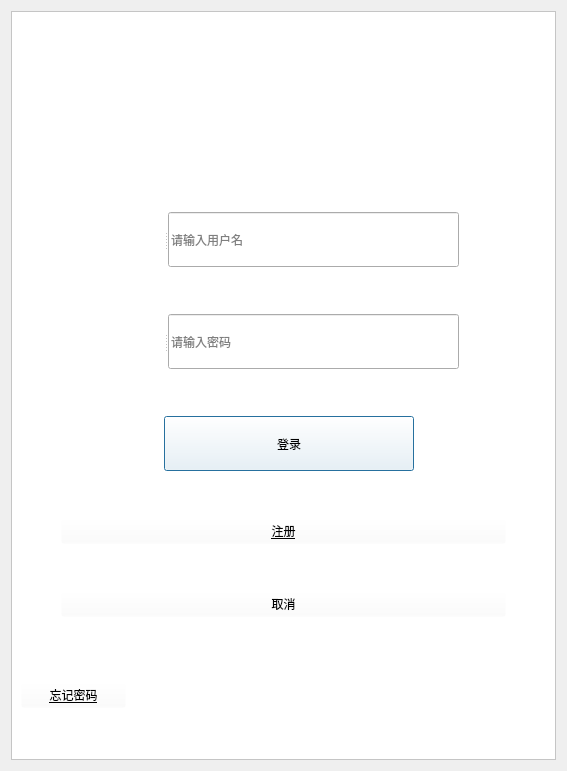
<?xml version="1.0" encoding="UTF-8"?>
<ui version="4.0">
 <class>DialogLogIn_ui</class>
 <widget class="QDialog" name="DialogLogIn_ui">
  <property name="geometry">
   <rect>
    <x>0</x>
    <y>0</y>
    <width>567</width>
    <height>771</height>
   </rect>
  </property>
  <property name="windowTitle">
   <string>Dialog</string>
  </property>
  <layout class="QHBoxLayout" name="horizontalLayout_7">
   <item>
    <widget class="QFrame" name="frame">
     <property name="styleSheet">
      <string notr="true">#frame{background-color: rgb(255, 255, 255);}</string>
     </property>
     <property name="frameShape">
      <enum>QFrame::StyledPanel</enum>
     </property>
     <property name="frameShadow">
      <enum>QFrame::Raised</enum>
     </property>
     <layout class="QVBoxLayout" name="verticalLayout_2">
      <item>
       <spacer name="verticalSpacer">
        <property name="orientation">
         <enum>Qt::Vertical</enum>
        </property>
        <property name="sizeType">
         <enum>QSizePolicy::Maximum</enum>
        </property>
        <property name="sizeHint" stdset="0">
         <size>
          <width>20</width>
          <height>150</height>
         </size>
        </property>
       </spacer>
      </item>
      <item>
       <layout class="QHBoxLayout" name="horizontalLayout_6" stretch="1,4,1">
        <item>
         <spacer name="horizontalSpacer_2">
          <property name="orientation">
           <enum>Qt::Horizontal</enum>
          </property>
          <property name="sizeHint" stdset="0">
           <size>
            <width>38</width>
            <height>20</height>
           </size>
          </property>
         </spacer>
        </item>
        <item>
         <widget class="QSplitter" name="splitter">
          <property name="minimumSize">
           <size>
            <width>350</width>
            <height>0</height>
           </size>
          </property>
          <property name="orientation">
           <enum>Qt::Horizontal</enum>
          </property>
          <widget class="QLabel" name="label_2">
           <property name="minimumSize">
            <size>
             <width>55</width>
             <height>55</height>
            </size>
           </property>
           <property name="maximumSize">
            <size>
             <width>55</width>
             <height>55</height>
            </size>
           </property>
           <property name="styleSheet">
            <string notr="true">border-image: url(:/new/prefix1/C:/Users/z/Desktop/icon_image/user.png);</string>
           </property>
           <property name="text">
            <string/>
           </property>
          </widget>
          <widget class="QLineEdit" name="lineUserName">
           <property name="text">
            <string/>
           </property>
           <property name="maxLength">
            <number>32766</number>
           </property>
           <property name="placeholderText">
            <string>请输入用户名</string>
           </property>
          </widget>
         </widget>
        </item>
        <item>
         <spacer name="horizontalSpacer_8">
          <property name="orientation">
           <enum>Qt::Horizontal</enum>
          </property>
          <property name="sizeHint" stdset="0">
           <size>
            <width>40</width>
            <height>20</height>
           </size>
          </property>
         </spacer>
        </item>
       </layout>
      </item>
      <item>
       <layout class="QHBoxLayout" name="horizontalLayout_5" stretch="1,4,1">
        <item>
         <spacer name="horizontalSpacer_3">
          <property name="orientation">
           <enum>Qt::Horizontal</enum>
          </property>
          <property name="sizeHint" stdset="0">
           <size>
            <width>38</width>
            <height>20</height>
           </size>
          </property>
         </spacer>
        </item>
        <item>
         <widget class="QSplitter" name="splitter_2">
          <property name="minimumSize">
           <size>
            <width>350</width>
            <height>0</height>
           </size>
          </property>
          <property name="orientation">
           <enum>Qt::Horizontal</enum>
          </property>
          <widget class="QLabel" name="label_3">
           <property name="minimumSize">
            <size>
             <width>55</width>
             <height>55</height>
            </size>
           </property>
           <property name="maximumSize">
            <size>
             <width>55</width>
             <height>55</height>
            </size>
           </property>
           <property name="styleSheet">
            <string notr="true">border-image: url(:/new/prefix1/C:/Users/z/Desktop/icon_image/lock.png);</string>
           </property>
           <property name="text">
            <string/>
           </property>
          </widget>
          <widget class="QLineEdit" name="lineCode">
           <property name="echoMode">
            <enum>QLineEdit::Password</enum>
           </property>
           <property name="placeholderText">
            <string>请输入密码</string>
           </property>
          </widget>
         </widget>
        </item>
        <item>
         <spacer name="horizontalSpacer_9">
          <property name="orientation">
           <enum>Qt::Horizontal</enum>
          </property>
          <property name="sizeHint" stdset="0">
           <size>
            <width>40</width>
            <height>20</height>
           </size>
          </property>
         </spacer>
        </item>
       </layout>
      </item>
      <item>
       <layout class="QHBoxLayout" name="horizontalLayout_4">
        <item>
         <spacer name="horizontalSpacer_4">
          <property name="orientation">
           <enum>Qt::Horizontal</enum>
          </property>
          <property name="sizeHint" stdset="0">
           <size>
            <width>160</width>
            <height>20</height>
           </size>
          </property>
         </spacer>
        </item>
        <item>
         <widget class="QPushButton" name="btnLogIn">
          <property name="minimumSize">
           <size>
            <width>250</width>
            <height>55</height>
           </size>
          </property>
          <property name="cursor">
           <cursorShape>PointingHandCursor</cursorShape>
          </property>
          <property name="styleSheet">
           <string notr="true">background-color: rgba(255, 255, 255, 20);
font: 16pt &quot;AcadEref&quot;;</string>
          </property>
          <property name="text">
           <string>登录</string>
          </property>
         </widget>
        </item>
        <item>
         <spacer name="horizontalSpacer_5">
          <property name="orientation">
           <enum>Qt::Horizontal</enum>
          </property>
          <property name="sizeHint" stdset="0">
           <size>
            <width>149</width>
            <height>20</height>
           </size>
          </property>
         </spacer>
        </item>
       </layout>
      </item>
      <item>
       <layout class="QHBoxLayout" name="horizontalLayout_3">
        <item>
         <spacer name="horizontalSpacer_6">
          <property name="orientation">
           <enum>Qt::Horizontal</enum>
          </property>
          <property name="sizeType">
           <enum>QSizePolicy::Minimum</enum>
          </property>
          <property name="sizeHint" stdset="0">
           <size>
            <width>40</width>
            <height>20</height>
           </size>
          </property>
         </spacer>
        </item>
        <item>
         <widget class="QPushButton" name="btnRegister">
          <property name="minimumSize">
           <size>
            <width>150</width>
            <height>0</height>
           </size>
          </property>
          <property name="cursor">
           <cursorShape>PointingHandCursor</cursorShape>
          </property>
          <property name="styleSheet">
           <string notr="true">font: 12pt &quot;AcadEref&quot;;
text-decoration: underline;
background-color: rgba(255, 255, 255, 0);</string>
          </property>
          <property name="text">
           <string>注册</string>
          </property>
         </widget>
        </item>
        <item>
         <spacer name="horizontalSpacer_7">
          <property name="orientation">
           <enum>Qt::Horizontal</enum>
          </property>
          <property name="sizeType">
           <enum>QSizePolicy::Minimum</enum>
          </property>
          <property name="sizeHint" stdset="0">
           <size>
            <width>40</width>
            <height>20</height>
           </size>
          </property>
         </spacer>
        </item>
       </layout>
      </item>
      <item>
       <layout class="QHBoxLayout" name="horizontalLayout">
        <item>
         <spacer name="horizontalSpacer">
          <property name="orientation">
           <enum>Qt::Horizontal</enum>
          </property>
          <property name="sizeType">
           <enum>QSizePolicy::Minimum</enum>
          </property>
          <property name="sizeHint" stdset="0">
           <size>
            <width>40</width>
            <height>20</height>
           </size>
          </property>
         </spacer>
        </item>
        <item>
         <widget class="QPushButton" name="btnClose">
          <property name="cursor">
           <cursorShape>PointingHandCursor</cursorShape>
          </property>
          <property name="styleSheet">
           <string notr="true">background-color: rgba(255, 255, 255, 0);</string>
          </property>
          <property name="text">
           <string>取消</string>
          </property>
         </widget>
        </item>
        <item>
         <spacer name="horizontalSpacer_10">
          <property name="orientation">
           <enum>Qt::Horizontal</enum>
          </property>
          <property name="sizeType">
           <enum>QSizePolicy::Minimum</enum>
          </property>
          <property name="sizeHint" stdset="0">
           <size>
            <width>40</width>
            <height>20</height>
           </size>
          </property>
         </spacer>
        </item>
       </layout>
      </item>
      <item>
       <spacer name="verticalSpacer_2">
        <property name="orientation">
         <enum>Qt::Vertical</enum>
        </property>
        <property name="sizeType">
         <enum>QSizePolicy::Maximum</enum>
        </property>
        <property name="sizeHint" stdset="0">
         <size>
          <width>20</width>
          <height>18</height>
         </size>
        </property>
       </spacer>
      </item>
      <item>
       <layout class="QHBoxLayout" name="horizontalLayout_2" stretch="1,4">
        <item>
         <widget class="QPushButton" name="pushButton">
          <property name="cursor">
           <cursorShape>PointingHandCursor</cursorShape>
          </property>
          <property name="styleSheet">
           <string notr="true">background-color: rgba(255, 255, 255, 0);
font: 9pt &quot;AcadEref&quot;;
text-decoration: underline;</string>
          </property>
          <property name="text">
           <string>忘记密码</string>
          </property>
         </widget>
        </item>
        <item>
         <spacer name="horizontalSpacer_11">
          <property name="orientation">
           <enum>Qt::Horizontal</enum>
          </property>
          <property name="sizeHint" stdset="0">
           <size>
            <width>40</width>
            <height>20</height>
           </size>
          </property>
         </spacer>
        </item>
       </layout>
      </item>
     </layout>
    </widget>
   </item>
  </layout>
 </widget>
 <resources/>
 <connections/>
</ui>
